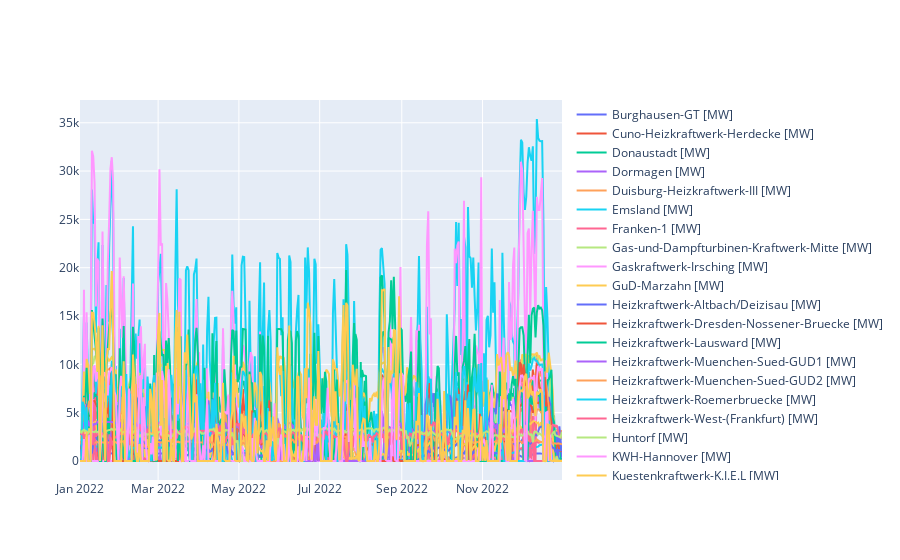

This figure's notebook cell:
### Code cell
fig = go.Figure()

for company in dict_companies['Erdgas']:
    target = company.columns[3]
    print(target)
    print(company.columns)   
    #company = company.set_index('Date', inplace=True)
    fig.add_trace(go.Scatter(x=company['Date'], y=company[target], name = target))

fig.show()

### Figure 1 — Plotly figure (JSON) as saved in the notebook; plotly's stock layout.template omitted (floating-point values rounded to 4 significant figures; data arrays with more than 128 entries replaced by an {"elided": "..."} marker saying what was removed)
{"data": [{"name": "Burghausen-GT [MW]", "type": "scatter", "x": {"elided": "365 str values"}, "y": {"elided": "365 float values"}}, {"name": "Cuno-Heizkraftwerk-Herdecke [MW]", "type": "scatter", "x": {"elided": "365 str values"}, "y": {"elided": "365 float values"}}, {"name": "Donaustadt [MW]", "type": "scatter", "x": {"elided": "365 str values"}, "y": {"elided": "365 float values"}}, {"name": "Dormagen [MW]", "type": "scatter", "x": {"elided": "365 str values"}, "y": {"elided": "365 float values"}}, {"name": "Duisburg-Heizkraftwerk-III [MW]", "type": "scatter", "x": {"elided": "365 str values"}, "y": {"elided": "365 float values"}}, {"name": "Emsland [MW]", "type": "scatter", "x": {"elided": "365 str values"}, "y": {"elided": "365 float values"}}, {"name": "Franken-1 [MW]", "type": "scatter", "x": {"elided": "365 str values"}, "y": {"elided": "365 float values"}}, {"name": "Gas-und-Dampfturbinen-Kraftwerk-Mitte [MW]", "type": "scatter", "x": {"elided": "365 str values"}, "y": {"elided": "365 float values"}}, {"name": "Gaskraftwerk-Irsching [MW]", "type": "scatter", "x": {"elided": "365 str values"}, "y": {"elided": "365 float values"}}, {"name": "GuD-Marzahn [MW]", "type": "scatter", "x": {"elided": "365 str values"}, "y": {"elided": "365 float values"}}, {"name": "Heizkraftwerk-Altbach/Deizisau [MW]", "type": "scatter", "x": {"elided": "365 str values"}, "y": {"elided": "365 float values"}}, {"name": "Heizkraftwerk-Dresden-Nossener-Bruecke [MW]", "type": "scatter", "x": {"elided": "365 str values"}, "y": {"elided": "365 float values"}}, {"name": "Heizkraftwerk-Lausward [MW]", "type": "scatter", "x": {"elided": "365 str values"}, "y": {"elided": "365 float values"}}, {"name": "Heizkraftwerk-Muenchen-Sued-GUD1 [MW]", "type": "scatter", "x": {"elided": "365 str values"}, "y": {"elided": "365 float values"}}, {"name": "Heizkraftwerk-Muenchen-Sued-GUD2 [MW]", "type": "scatter", "x": {"elided": "365 str values"}, "y": {"elided": "365 float values"}}, {"name": "Heizkraftwerk-Roemerbruecke [MW]", "type": "scatter", "x": {"elided": "365 str values"}, "y": {"elided": "365 float values"}}, {"name": "Heizkraftwerk-West-(Frankfurt) [MW]", "type": "scatter", "x": {"elided": "365 str values"}, "y": {"elided": "365 float values"}}, {"name": "Huntorf [MW]", "type": "scatter", "x": {"elided": "365 str values"}, "y": {"elided": "365 float values"}}, {"name": "KWH-Hannover [MW]", "type": "scatter", "x": {"elided": "365 str values"}, "y": {"elided": "365 float values"}}, {"name": "Kuestenkraftwerk-K.I.E.L [MW]", "type": "scatter", "x": {"elided": "365 str values"}, "y": {"elided": "365 float values"}}, {"name": "Klingenberg [MW]", "type": "scatter", "x": {"elided": "365 str values"}, "y": {"elided": "365 float values"}}, {"name": "Knapsack-Gas-II [MW]", "type": "scatter", "x": {"elided": "365 str values"}, "y": {"elided": "365 float values"}}, {"name": "Knapsack-Gas-I [MW]", "type": "scatter", "x": {"elided": "365 str values"}, "y": {"elided": "365 float values"}}, {"name": "Kraftwerk-BASF-Ludwigshafen-Sued [MW]", "type": "scatter", "x": {"elided": "365 str values"}, "y": {"elided": "365 float values"}}, {"name": "Kraftwerk-Hastedt [MW]", "type": "scatter", "x": {"elided": "365 str values"}, "y": {"elided": "365 float values"}}, {"name": "Kraftwerk-Mainz [MW]", "type": "scatter", "x": {"elided": "365 str values"}, "y": {"elided": "365 float values"}}, {"name": "Kraftwerk-Mittelsbueren [MW]", "type": "scatter", "x": {"elided": "365 str values"}, "y": {"elided": "365 float values"}}, {"name": "Linz-Sued-Fernheizkraftwerk [MW]", "type": "scatter", "x": {"elided": "365 str values"}, "y": {"elided": "365 float values"}}, {"name": "Timelkam [MW]", "type": "scatter", "x": {"elided": "365 str values"}, "y": {"elided": "365 float values"}}, {"name": "Trianel-Gaskraftwerk [MW]", "type": "scatter", "x": {"elided": "365 str values"}, "y": {"elided": "365 float values"}}], "layout": {}}
